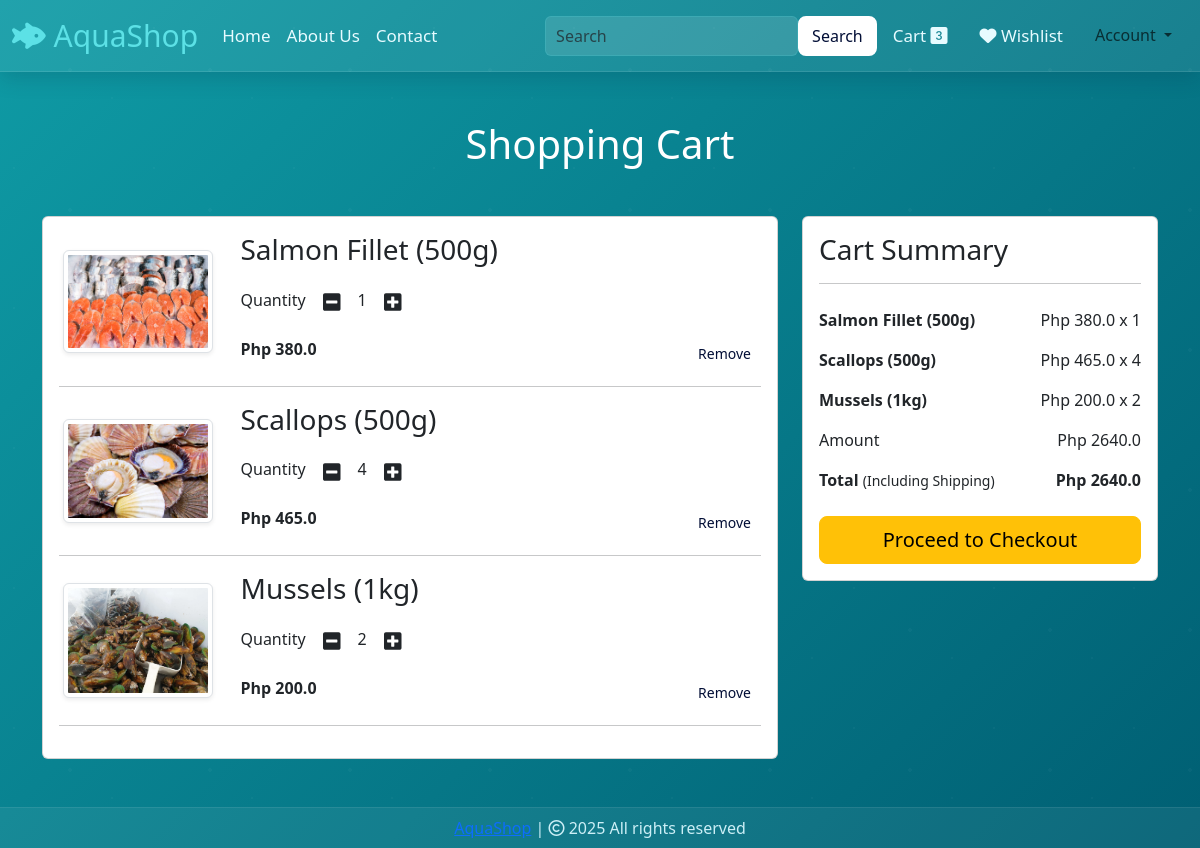
The page /cart (signed in) on the database its author committed.
### website/models.py (models this page shows, shortened)
class Cart(db.Model):
    id = db.Column(db.Integer, primary_key=True)
    quantity = db.Column(db.Integer, nullable=False)
    customer_link = db.Column(db.Integer, db.ForeignKey('customer.id'), nullable=False)
    product_link = db.Column(db.Integer, db.ForeignKey('product.id'), nullable=False)

class Product(db.Model):
    id = db.Column(db.Integer, primary_key=True)
    product_name = db.Column(db.String(100), nullable=False)
    current_price = db.Column(db.Float, nullable=False)
    previous_price = db.Column(db.Float, nullable=False)
    in_stock = db.Column(db.Integer, nullable=False)
    product_picture = db.Column(db.String(1000), nullable=False)
    flash_sale = db.Column(db.Boolean, default=False)
    date_added = db.Column(db.DateTime, default=datetime.utcnow)
    carts = db.relationship('Cart', backref='product', lazy=True)
    items = db.relationship('OrderItem', backref='product_info', lazy=True)

### website/views.py (the view)
@views.route("/cart")
@login_required
def cart():
    cart_items = Cart.query.filter_by(customer_link=current_user.id).all()
    amount = sum(item.quantity * item.product.current_price for item in cart_items)
    total = amount
    return render_template(
        "cart.html",
        cart=cart_items,
        amount=amount,
        total=total
    )

### website/__init__.py (called while the page is built)
def create_app():
    app = Flask(__name__)
    app.config['SECRET_KEY'] = 'hbnwdvbn ajnbsjn ahe'
    app.config['SQLALCHEMY_DATABASE_URI'] = f'sqlite:///{DB_NAME}'
    db.init_app(app)
    @app.errorhandler(404)
    def page_not_found(error):
        return render_template('404.html')
    login_manager = LoginManager()
    login_manager.init_app(app)
    login_manager.login_view = 'auth.login'
    @login_manager.user_loader
    def load_user(id):
        return Customer.query.get(int(id))
    from .views import views
    from .auth import auth
    from .admin import admin
    from .models import Customer, Cart, Product, Order
    app.register_blueprint(views, url_prefix='/') # localhost:5000/about-us
    app.register_blueprint(auth, url_prefix='/') # localhost:5000/auth/change-password
    app.register_blueprint(admin, url_prefix='/')
    return app

### website/templates/cart.html (shortened to what this page needs)
{% extends 'base.html' %}
{% block body %}
<div class="container my-5">
    <div class="row">
        {% if cart %}
        <h1 class="text-center mb-5" style="color: white;">Shopping Cart</h1>
        <div class="col-sm-8">
            <div class="card">
                <div class="card-body">
                    {% for item in cart %}
                    <div class="row mb-3" id="cart-item-{{ item.id }}">
                        <div class="col-sm-3 text-center align-self-center">
                            <img src="{{ item.product.product_picture }}"
                                 class="img-fluid img-thumbnail shadow-sm"
                                 height="150px" width="150px">
                        </div>
                        <div class="col-sm-9">
                            <h3>{{ item.product.product_name }}</h3>
                            <div class="my-3">
                                <label>Quantity</label>
                                <a class="minus-cart btn" pid="{{ item.id }}">
                                    <i class="fas fa-minus-square fa-lg"></i>
                                </a>
                                <span id="quantity{{ item.id }}">{{ item.quantity }}</span>
                                <a class="plus-cart btn" pid="{{ item.id }}">
                                    <i class="fas fa-plus-square fa-lg"></i>
                                </a>
                            </div>
                            <div class="d-flex justify-content-between">
                                <p class="mb-0">
                                    <strong>Php {{ item.product.current_price }}</strong>
                                </p>
                                <a href="{{ url_for('views.remove_from_cart', item_id=item.id) }}"
                                   class="btn btn-sm btn-danger">
                                    Remove
                                </a>
                            </div>
                        </div>
                    </div>
                    <hr>
                    {% endfor %}
                </div>
            </div>
        </div>
        <div class="col-sm-4">
            <div class="card">
                <div class="card-body">
                    <h3>Cart Summary</h3>
                    <hr>
                    <ul class="list-group">
                        {% for item in cart %}
                        <li class="list-group-item d-flex justify-content-between border-0 px-0">
                            <strong>{{ item.product.product_name }}</strong>
                            <span>
                                Php {{ item.product.current_price }}
                                <span id="summary-qty-{{ item.id }}">x {{ item.quantity }}</span>
                            </span>
                        </li>
                        {% endfor %}
                        <li class="list-group-item d-flex justify-content-between border-0 px-0">
                            Amount
                            <span id="amount">Php {{ amount }}</span>
                        </li>
                        <li class="list-group-item d-flex justify-content-between border-0 px-0 mb-3">
                            <div>
                                <strong>Total</strong>
                                <small>(Including Shipping)</small>
                            </div>
                            <span id="total"><strong>Php {{ total }}</strong></span>
                        </li>
                    </ul>
                    <div class="d-grid">
                        <a href="{{ url_for('views.checkout') }}" class="btn btn-warning btn-lg">
                           Proceed to Checkout
                        </a>
                    </div>
                </div>
            </div>
        </div>
        {% else %}
        <h1 class="text-center mb-5" style="color: white;">Your Cart is Empty</h1>
        {% endif %}
    </div>
</div>
{% endblock %}

### website/static/css/style.css (style rules this page uses)
.marine-bg { background: linear-gradient(135deg, #0f9ba5, #005f73); background-attachment: fixed; background-size: cover; min-height: 100vh; color: #eafcff; -webkit-font-smoothing: antialiased; -moz-osx-font-smoothing: grayscale; font-family: "Segoe UI", Tahoma, Geneva, Verdana, sans-serif; }
.marine-bg::before { content: ""; position: fixed; inset: 0; background-image: radial-gradient(circle at 10% 20%, rgba(255,255,255,0.03) 1px, transparent 1px), radial-gradient(circle at 80% 70%, rgba(255,255,255,0.03) 1.5px, transparent 1px), radial-gradient(circle at 50% 50%, rgba(255,255,255,0.03) 2px, transparent 1px); background-size: 140px 140px; pointer-events: none; z-index: 0; mix-blend-mode: overlay; }
.container, .navbar, footer, .list-group { position: relative; z-index: 5; }
.d-flex .btn { background: rgb(255, 255, 255); border: 2px solid rgb(255, 255, 255); border-radius: 8px; color: #020e36; }

### rows shown on the page
Cart: product.product_picture (picture), product.product_name "Salmon Fillet (500g)", quantity "1", product.current_price "380.0"
Cart: product.product_picture (picture), product.product_name "Scallops (500g)", quantity "4", product.current_price "465.0"
Cart: product.product_picture (picture), product.product_name "Mussels (1kg)", quantity "2", product.current_price "200.0"

### other values the page prints
{{ amount }} "2640.0"
{{ total }} "2640.0"
